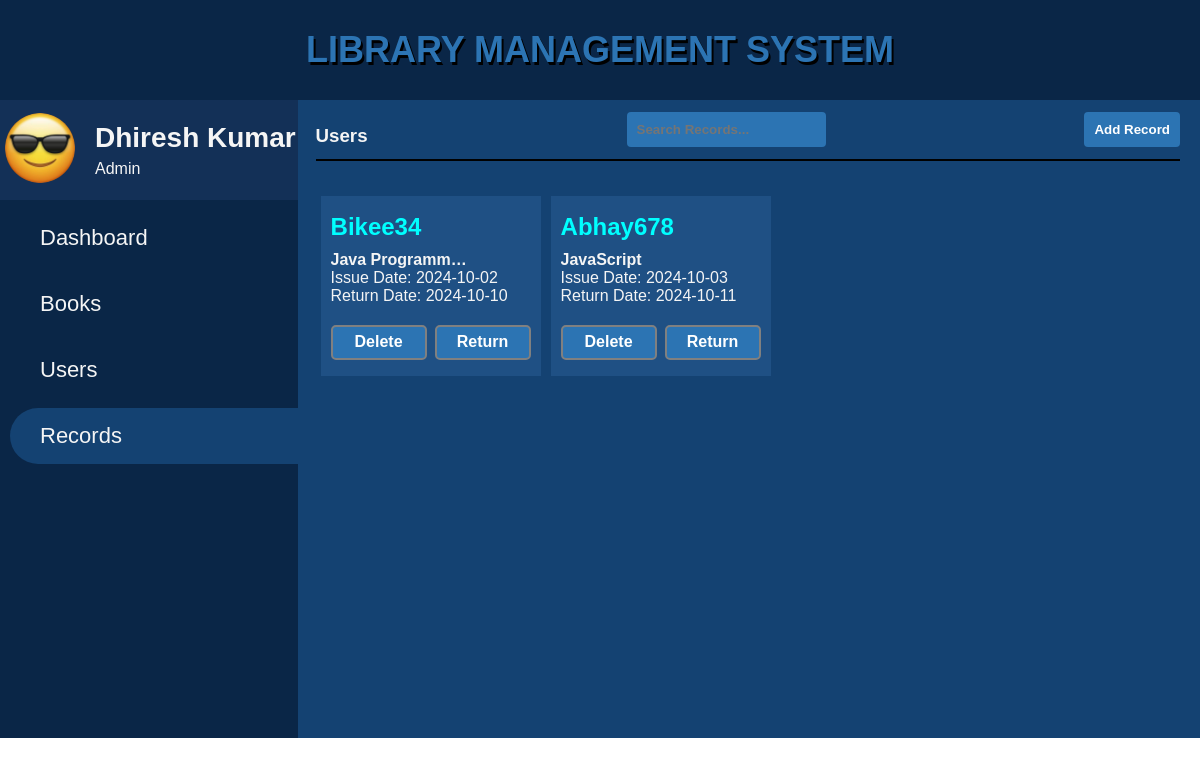
/pages/manage.php, run on the app's committed database.
### tables this page shows
CREATE TABLE `manage` (
  `DataID` bigint NOT NULL,
  `UserName` varchar(255) NOT NULL,
  `BookName` varchar(255) NOT NULL,
  `Issued_Date` date NOT NULL,
  `Return_Date` date NOT NULL,
  `Returned` int DEFAULT '0',
  `OverDate` int DEFAULT '1'
);

### pages/manage.php (the view, shortened to what this page needs)
<!DOCTYPE html>
<html lang="en">
<head>
    <link rel="stylesheet" href="../css/style.css">
    <link rel="stylesheet" href="../css/manage.css">
</head>
<body>
    <div class="main">
        <div class="header">
            <h1>Library Management System</h1>
        </div>
        <div class="middle">
        <div class="sidebar">
            <div class="userDetails">
                <div class="picture"><img src="../photos/profile_pic/admin.jpg" alt="User Profile"></div>
                <div class="info">
                <span class="username">Dhiresh Kumar</span>
                <span class="role">Admin</span>
                </div>
            </div>
            <div class="menus">
                <ul>
                    <li><a href="../">Dashboard</a></li>
                    <li><a href="../pages/books.php">Books</a></li>
                    <li><a href="../pages/users.php">Users</a></li>
                    <li class="focus"><a href="../pages/manage.php">Records</a></li>
                </ul>
            </div>
        </div>
        <div class="contents">
            <div class="addDataBtn">
                <h3>Users</h3>
                <input type="search" name="searchRecord" id="searchRecord" placeholder="Search Records...">
                <input type="button" value="Add Record" id="addData">
            </div>
            <div class="divider"></div>
    <div class="manage" id="manage">
    <?php
    $ManagedData = getManageData();
    while($ManageData=mysqli_fetch_assoc($ManagedData)){
    ?>
        <span class="data">
            <span class="fname"><?php echo $ManageData['UserName'];  ?></span>
            <span class="bookname"><?php echo $ManageData['BookName'];  ?></span>
            <span class="issuedDate">Issue Date: <?php echo $ManageData['Issued_Date'];  ?></span>
            <span class="ReturnDate">Return Date: <?php echo $ManageData['Return_Date'];  ?></span>
            <div class="actionButtons">
            <form action="../Databases/deletData.php" method="post" id="deletBtn">
                <input type="submit" value="Delete">
            </form>
            <form action="../Databases/returnedData.php" method="post" id="returnBtn">
                <?php if( $ManageData['Returned'] === '0') {?>
                <input type="submit" value="Return">
                <?php } else {?>
                <input type="text" value="Returned" style="background: #249520;height: 31px;text-align: center;" readonly> <?php } ?>
            </form>
    </div>
        </span>
    <?php } ?>
    </div>
        </div>
        </div>
    </div>
</body>
</html>
<?php
    function getManageData(){
        $conn = getConn();
        $ManageQuery = "SELECT * FROM `manage` ORDER BY DataID DESC;";
        $ManageData=mysqli_query($conn,$ManageQuery);
        return $ManageData;
    }
?>

### css/style.css (style rules this page uses)
:root { --ultra_dark_blue : #0A2647; --light_dark_blue: #144272; --dark_blue : #205295; --light_blue : #2C74B3; --white : #FFFfff; --whiteSmoke : #f5f5f5; }
* { margin: 0; padding: 0; font-family: sans-serif; color: whitesmoke; }
.header { height: 100px; width: auto; background-color: var(--ultra_dark_blue); display: flex; align-items: center; justify-content: center; }
.header h1 { align-items: center; font-size: 36px; font-weight: 900; text-transform: uppercase; color: var(--light_blue); filter: drop-shadow(2px 3px 0px black); }
.middle { display: flex; background-color: var(--ultra_dark_blue); }
.sidebar { width:400px; height:auto; min-height: 638px; background-color: var(--ultra_dark_blue); }
.contents { width: -webkit-fill-available; height: auto; background-color: var(--light_dark_blue); padding: 20px; padding-left: 18px; }
.contents h3 { color: var(--whiteSmoke); }
.divider { width: -webkit-fill-available; height: 0px; border: 1px black solid; margin-bottom: 10px; margin-top: 3px; }
.userDetails { height: 100px; background-color: #133057; display: flex; align-items: center; }
.picture { margin-right: 15px; }
.picture img { width: 70px; margin: 5px; border-radius:50px ; background-color: #6C6C6C; }
.username { font-size: 28px; font-weight: bolder; margin-bottom: 6px; }
.info { display: flex; flex-direction: column; justify-content: center; }
.menus ul { list-style: none; }
.menus ul li { padding: 15px 0px 15px 30px; margin: 10px 0 10px 10px; border-radius: 30px 0 0px 30px; }
.menus .focus { background: var(--light_dark_blue); }
.menus ul li a { font-size: 22px; text-decoration: none; }

### css/manage.css (style rules this page uses)
.manage { display:flex ; margin-bottom: 20px; flex-wrap: wrap; }
.addDataBtn { display: flex; justify-content: space-between; align-items: end; margin-top: -18px; margin-bottom: 12px; }
.addDataBtn input { padding: 10px; margin-top: 10px; font-weight: 700; color: white; background-color: var(--light_blue); border: none; border-radius: 4px; cursor: pointer; }
form { width: 100%; }
.manage .data { display: flex; flex-direction: column; padding: 10px; background: #437dba3d; width: 200px; height: 160px; margin: 5px; justify-content: center; }
.data .fname { font-size: 24px; font-weight: 600; text-overflow: ellipsis; white-space: nowrap; overflow: hidden; width: 140px; padding-bottom: 10px; color: aqua; text-transform: capitalize; }
.data .bookname { font-weight: 600; text-overflow: ellipsis; white-space: nowrap; overflow: hidden; width: 140px; }
.data .ReturnDate { margin-bottom: 20px; }
.data input { width: 100%; height: 35px; border-radius: 5px; border: 2px solid grey; font-size: 16px; font-weight: 600; color: white; background: var(--light_blue); cursor: pointer; }
.actionButtons { display: flex; justify-content: space-between; }
.actionButtons form { width: 48%; }

### data on the page
manage: UserName "Bikee34", BookName "Java Programm…", Issued_Date "2024-10-02", Return_Date "2024-10-10"
manage: UserName "Abhay678", BookName "JavaScript", Issued_Date "2024-10-03", Return_Date "2024-10-11"
